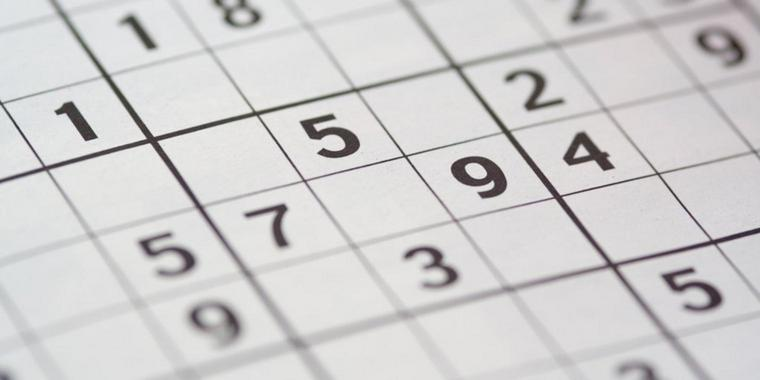
#> input picture S09/sod.jpg, 760 x 380 px
$ python S09_C01_P325_straight_line_hough_transform_opencv_version.py
#> lines starting #> are read from the running program, lines starting #| are printed output that depends on the picture; after the words box and inside, x2 and y2 are one past the last pixel; in counts of white or black regions, pixels touching at a corner belong together
import cv2
import numpy as np
from matplotlib import pyplot as plt

img = cv2.imread('sod.jpg', cv2.IMREAD_COLOR)
#> img is the input picture: shape (380, 760, 3); mean B, G, R 207.3, 207.3, 208.5
# Convert the image to gray-scale
gray = cv2.cvtColor(img, cv2.COLOR_BGR2GRAY)
# Find the edges in the image using canny detector
edges = cv2.Canny(gray, 50, 200)
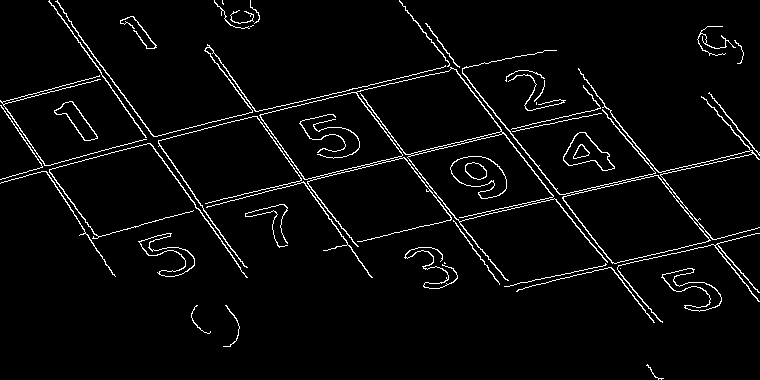
#> edges: shape (380, 760); 3.7% white in thin lines or dots
# Detect points that form a line
lines = cv2.HoughLinesP(edges, 1, np.pi/180, 100, minLineLength=10, maxLineGap=250)
#> lines = 26 rows, first 6: [88, 236, 605, 107], [399, 0, 608, 267], [240, 269, 755, 150], [425, 23, 651, 312], [1, 179, 457, 66], [241, 271, 757, 152]
# Draw lines on the image
for line in lines:
    x1, y1, x2, y2 = line[0]
    cv2.line(img, (x1, y1), (x2, y2), (255, 0, 0), 3)
#> this loop made 26 passes
#> (x1, y1, x2, y2) on passes 1 to 12: (88, 236, 605, 107), (399, 0, 608, 267), (240, 269, 755, 150), (425, 23, 651, 312), (1, 179, 457, 66), (241, 271, 757, 152), (39, 161, 456, 65), (555, 50, 759, 301), (354, 92, 510, 285), (102, 76, 240, 267), (124, 95, 244, 266), (86, 234, 604, 105)
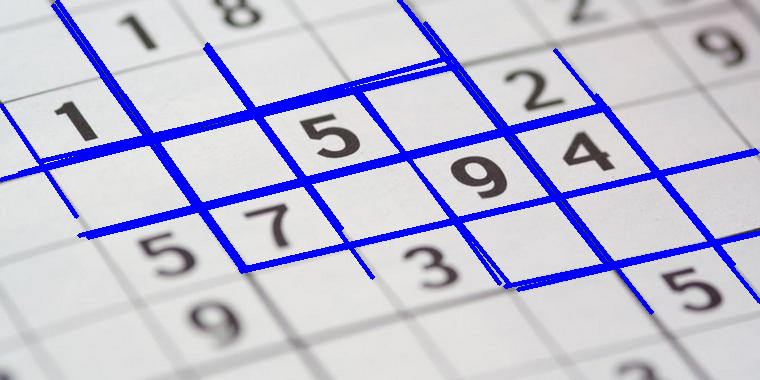
#> img: shape (380, 760, 3); 9.82% of pixels changed, all inside (x1, y1, x2, y2) = (0, 0, 760, 315)

# Show result
plt.imshow(img)
plt.show()
